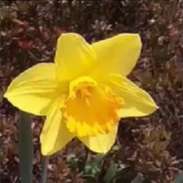
%> input picture Matlab/Deteksi Diameter/Ex1/flower.png, 183 x 183 px
$ octave edge_detection.m   (GNU Octave 9; MATLAB toolbox functions it lacks are replaced by stand-ins)
%> lines starting %> are read from the running program, lines starting %| are printed output that depends on the picture; in (x1, y1, x2, y2) boxes, pixels count from 0 and x2, y2 are one past the last pixel; in counts of white or black regions, pixels touching at a corner belong together; the program's own positions count from 1
clc
clear all
close all
warning off
x=imread('flower.PNG');
%> x is the input picture: size 183x183x3 uint8; mean R, G, B 122.8, 96.8, 39.9

gray_image = rgb2gray(x);
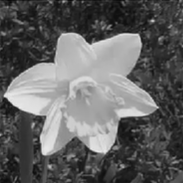
%> gray_image: size 183x183 uint8; min 9, max 236, mean 98.1
edge_image = edge(gray_image, 'canny');
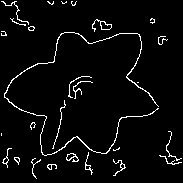
%> edge_image: size 183x183 logical; 4.1% white in thin lines or dots
struct_elem = strel('line', 3, 0);
closed_image = imclose(edge_image, struct_elem);
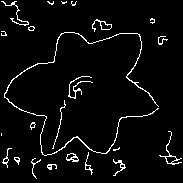
%> closed_image: size 183x183 logical; 4.3% white in thin lines or dots
filled_image = imfill(closed_image, 'holes');
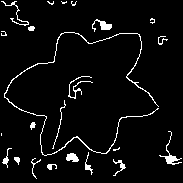
%> filled_image: size 183x183 logical; 4.8% white in thin lines or dots
opened_image = imopen(filled_image, strel(ones(3,3)));
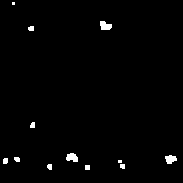
%> opened_image: size 183x183 logical; 1.3% white; 12 white regions (2 under 20 px), largest, box (x1, y1, x2, y2) and area: (100, 21, 112, 30) 82, (66, 153, 78, 162) 81, (165, 155, 177, 164) 77
mask_image = bwareaopen(opened_image, 1500);
%> mask_image: size 183x183 logical; every value is 0

red_processed=x(:,:,1).*uint8(mask_image);
green_processed=x(:,:,2).*uint8(mask_image);
blue_processed=x(:,:,3).*uint8(mask_image);
op=cat(3,red_processed,green_processed,blue_processed);
%> op: size 183x183x3 uint8; every value is 0

figure(1),
subplot(1,3,1), imshow(x), title("Original Image"),
subplot(1,3,2), imshow(gray_image), title("Gray Image"),
subplot(1,3,3), imshow(edge_image), title("Edge Image");
figure(2),
subplot(2,3,1), imshow(closed_image), title("Close Image"),
subplot(2,3,2), imshow(filled_image), title("Filled Image");
subplot(2,3,3), imshow(opened_image), title("Opened Image"),
subplot(2,3,4), imshow(mask_image), title("Mask Image"),
subplot(2,3,5), imshow(op), title("Output Image");
